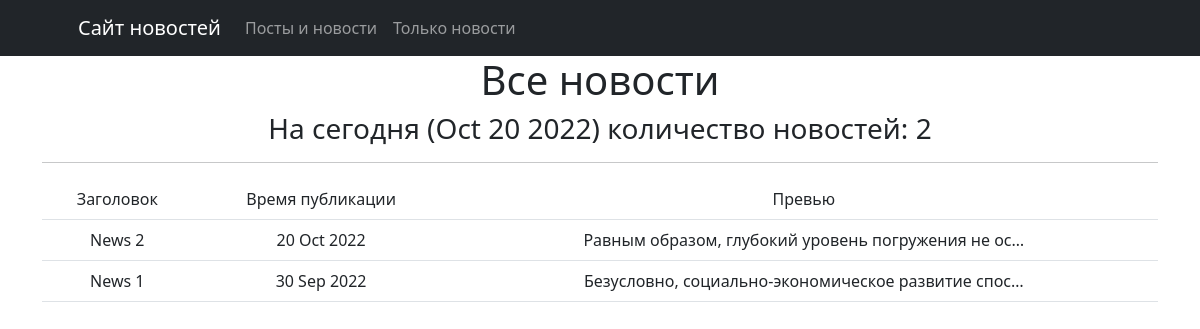
The page /post/news/ on the database its author committed.
### post/models.py (models this page shows, shortened)
class Post(models.Model):
    class PostType(models.TextChoices):
        ARTICLE = 'AR', _('Article')
        NEWS = 'NS', _('News')
    author = models.ForeignKey(Author, on_delete=models.CASCADE)
    post_type = models.CharField(
        max_length=2, choices=PostType.choices, default=PostType.NEWS)
    time = models.DateTimeField(auto_now=True)
    category = models.ManyToManyField(Category, through='PostCategory')
    title = models.CharField(max_length=255)
    text = models.TextField()
    rating = models.IntegerField(default=0)
    def preview(self):
        return self.text[:124] + '...'

### post/views.py (the view)
# urls.py: path('news/', NewsList.as_view()),
class NewsList(ListView):
    model: Post
    template_name = 'news_list.html'
    context_object_name = 'news_list'
    queryset = Post.objects.filter(
        post_type='NS') & Post.objects.order_by('-time')
    def get_context_data(self, **kwargs):
        context = super().get_context_data(**kwargs)
        context['time_now'] = datetime.utcnow()
        return context

### post/censor/check_text.py (called while the page is built)
def return_clear_text(text: str, replace_symbol='*', forbidden_words=_forbidden_words):
    for w in forbidden_words:
        text = text.replace(w, replace_symbol * len(w))
    return text

### post/templatetags/custom_filters.py (called while the page is built)
@register.filter(name='censor')
def censor(value):
    return return_clear_text(str(value))

### templates/news_list.html (shortened to what this page needs)
{% extends 'default.html' %}
{% load custom_filters %}
{% block content %}
  <h1>Все новости</h1>
  <h3>На сегодня ({{ time_now|date:'M d Y' }}) количество новостей: {{ news_list|length }}</h3>
  <hr />
  {% if news_list %}
    <table class="table">
      <tr>
        <td>Заголовок</td>
        <td>Время публикации</td>
        <td>Превью</td>
      </tr>
      {% for n in news_list %}
        <tr>
          <td>{{ n.title|censor }}</td>
          <td>{{ n.time|date:'d M Y' }}</td>
          <td>{{ n.preview|truncatechars:50|censor }}</td>
        </tr>
      {% endfor %}
    </table>
  {% else %}
    <h1>Новостей нет</h1>
  {% endif %}
{% endblock %}

### rows shown on the page
Post: title|censor "News 2", time "20 Oct 2022", preview|censor "Равным образом, глубокий уровень погружения не ос…"
Post: title|censor "News 1", time "30 Sep 2022", preview|censor "Безусловно, социально-экономическое развитие спос…"

### other values the page prints
{{ time_now|date:'M d Y' }} "Oct 20 2022"
{{ news_list|length }} "2"
